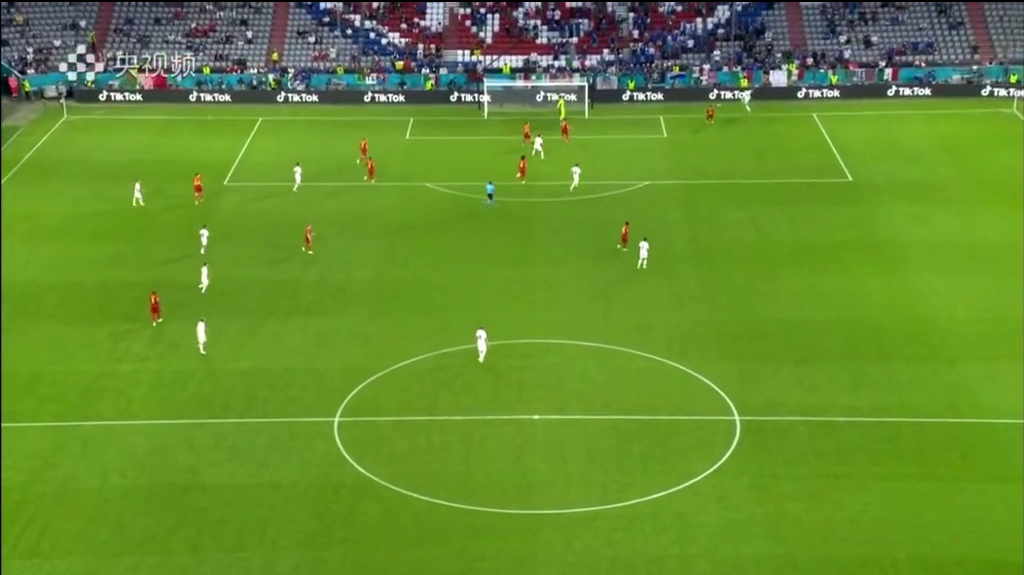
#> input picture foot.png, 1024 x 575 px
$ python '球场边界标注.py'   (older library calls are emulated)
#> lines starting #> are read from the running program, lines starting #| are printed output that depends on the picture; after the words box and inside, x2 and y2 are one past the last pixel; in counts of white or black regions, pixels touching at a corner belong together
# -*- coding: utf-8 -*-
"""
Created on Thu Jul 29 18:46:26 2021

@author: lenovo
"""


import cv2
from matplotlib import pyplot as plt
import numpy

im = cv2.imread("foot.png")
#> im is the input picture: shape (575, 1024, 3); mean B, G, R 46, 141.8, 101.3
# [4 lines of commented-out code are left out]

gray = cv2.cvtColor(im,cv2.COLOR_BGR2GRAY)
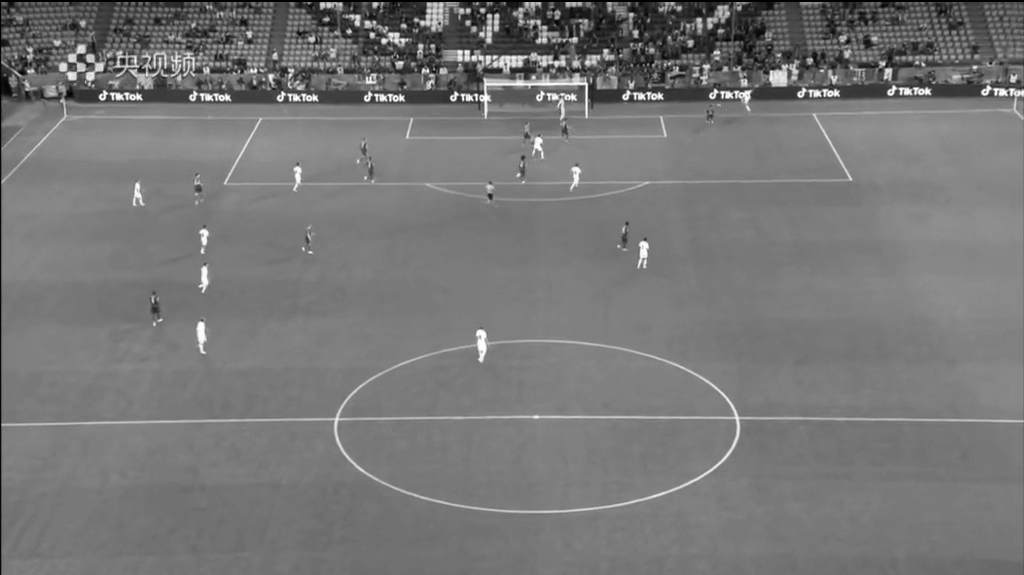
#> gray: shape (575, 1024); min 0, max 255, mean 118.8
ret, binary = cv2.threshold(gray,127,255,cv2.THRESH_BINARY)
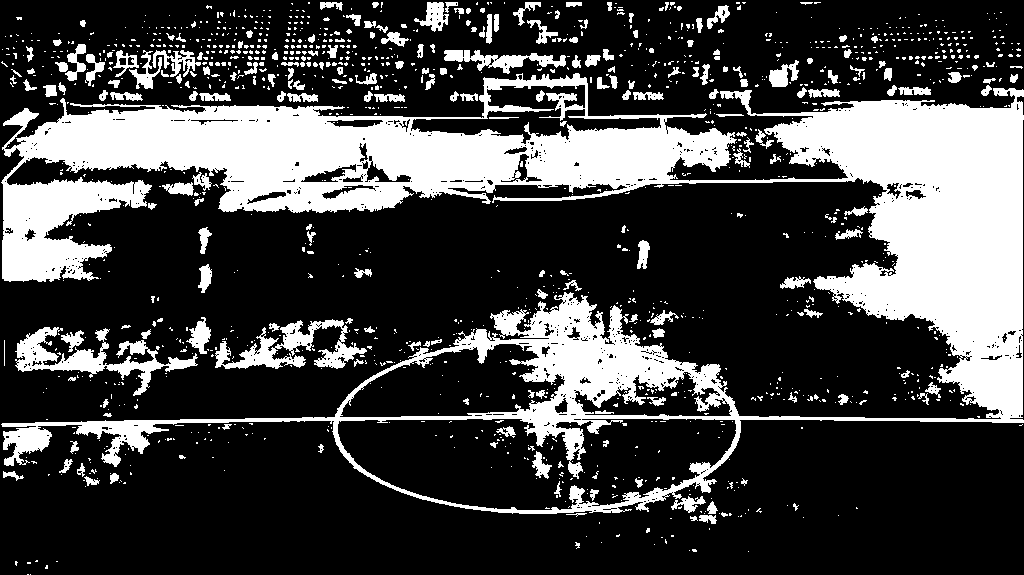
#> binary: shape (575, 1024); 26.8% white; 1354 white regions (1131 under 20 px)
# thresh = cv2.adaptiveThreshold(Y,255,cv2.ADAPTIVE_THRESH_MEAN_C,\
#             cv2.THRESH_BINARY_INV,35,5)

aa, contours, hierarchy = cv2.findContours(binary, cv2.RETR_EXTERNAL, cv2.CHAIN_APPROX_NONE)
#> contours = 1219 contours, 1067 with area under 20; largest, box (x1, y1, x2, y2) and area: (1, 73, 1024, 514) 172874, (15, 327, 198, 396) 3065, (215, 319, 367, 369) 2553, (444, 50, 566, 74) 1036, (414, 2, 449, 32) 479

x=[]
for i in range(0, len(contours)):
    if cv2.contourArea(contours[i]) > 172690:
        x.append(contours[i])
#> after the loop, x = 1 contour; box (x1, y1, x2, y2) and area: (1, 73, 1024, 514) 172874
cv2.drawContours(im, x, -1, (255,0,0), 2)
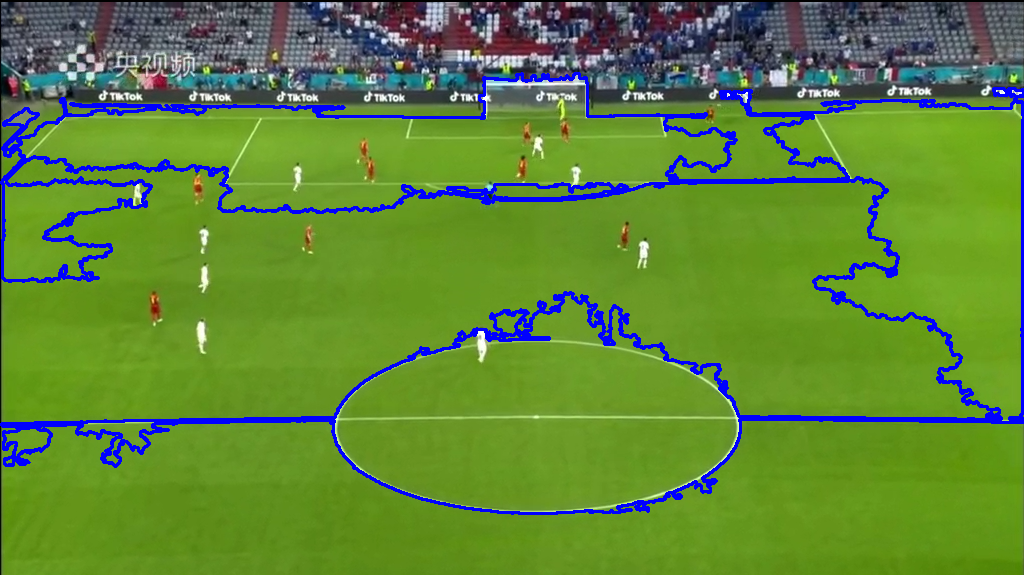
#> im: shape (575, 1024, 3); 5.2% of pixels changed, all inside (x1, y1, x2, y2) = (0, 72, 1024, 515)

plt.imshow(im)
